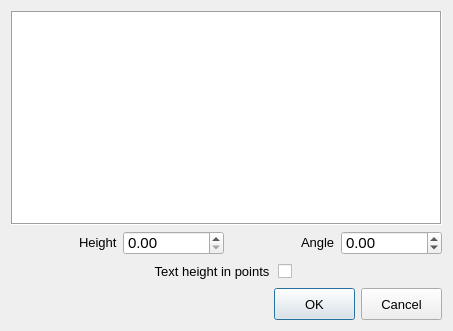
<?xml version="1.0" encoding="UTF-8"?>
<ui version="4.0">
 <class>TextInsert_Dialog</class>
 <widget class="QDialog" name="TextInsert_Dialog">
  <property name="geometry">
   <rect>
    <x>0</x>
    <y>0</y>
    <width>453</width>
    <height>331</height>
   </rect>
  </property>
  <property name="sizePolicy">
   <sizepolicy hsizetype="Preferred" vsizetype="Preferred">
    <horstretch>0</horstretch>
    <verstretch>0</verstretch>
   </sizepolicy>
  </property>
  <property name="minimumSize">
   <size>
    <width>453</width>
    <height>331</height>
   </size>
  </property>
  <property name="windowTitle">
   <string>Insert Text</string>
  </property>
  <layout class="QVBoxLayout" name="verticalLayout">
   <item>
    <widget class="QTextEdit" name="_100">
     <property name="font">
      <font>
       <pointsize>10</pointsize>
      </font>
     </property>
     <property name="autoFillBackground">
      <bool>false</bool>
     </property>
     <property name="frameShape">
      <enum>QFrame::Box</enum>
     </property>
     <property name="frameShadow">
      <enum>QFrame::Sunken</enum>
     </property>
     <property name="autoFormatting">
      <set>QTextEdit::AutoNone</set>
     </property>
     <property name="tabChangesFocus">
      <bool>true</bool>
     </property>
     <property name="lineWrapMode">
      <enum>QTextEdit::NoWrap</enum>
     </property>
     <property name="acceptRichText">
      <bool>true</bool>
     </property>
     <property name="textInteractionFlags">
      <set>Qt::TextEditorInteraction</set>
     </property>
    </widget>
   </item>
   <item>
    <layout class="QHBoxLayout" name="horizontalLayout">
     <item alignment="Qt::AlignRight">
      <widget class="QLabel" name="label_4">
       <property name="sizePolicy">
        <sizepolicy hsizetype="Fixed" vsizetype="Fixed">
         <horstretch>0</horstretch>
         <verstretch>0</verstretch>
        </sizepolicy>
       </property>
       <property name="font">
        <font>
         <pointsize>10</pointsize>
        </font>
       </property>
       <property name="text">
        <string>Height</string>
       </property>
       <property name="alignment">
        <set>Qt::AlignLeading|Qt::AlignLeft|Qt::AlignVCenter</set>
       </property>
      </widget>
     </item>
     <item>
      <widget class="RCDoubleSpinBox" name="_101">
       <property name="sizePolicy">
        <sizepolicy hsizetype="Fixed" vsizetype="Fixed">
         <horstretch>0</horstretch>
         <verstretch>0</verstretch>
        </sizepolicy>
       </property>
       <property name="minimumSize">
        <size>
         <width>101</width>
         <height>24</height>
        </size>
       </property>
       <property name="maximumSize">
        <size>
         <width>101</width>
         <height>24</height>
        </size>
       </property>
       <property name="font">
        <font>
         <family>Arial</family>
         <pointsize>11</pointsize>
        </font>
       </property>
       <property name="maximum">
        <double>100000000.000000000000000</double>
       </property>
      </widget>
     </item>
     <item alignment="Qt::AlignRight">
      <widget class="QLabel" name="label_102">
       <property name="sizePolicy">
        <sizepolicy hsizetype="Fixed" vsizetype="Fixed">
         <horstretch>0</horstretch>
         <verstretch>0</verstretch>
        </sizepolicy>
       </property>
       <property name="font">
        <font>
         <pointsize>10</pointsize>
        </font>
       </property>
       <property name="text">
        <string>Angle</string>
       </property>
       <property name="alignment">
        <set>Qt::AlignLeading|Qt::AlignLeft|Qt::AlignVCenter</set>
       </property>
      </widget>
     </item>
     <item>
      <widget class="RCDoubleSpinBox" name="_102">
       <property name="sizePolicy">
        <sizepolicy hsizetype="Fixed" vsizetype="Fixed">
         <horstretch>0</horstretch>
         <verstretch>0</verstretch>
        </sizepolicy>
       </property>
       <property name="minimumSize">
        <size>
         <width>101</width>
         <height>24</height>
        </size>
       </property>
       <property name="maximumSize">
        <size>
         <width>101</width>
         <height>24</height>
        </size>
       </property>
       <property name="font">
        <font>
         <family>Arial</family>
         <pointsize>11</pointsize>
        </font>
       </property>
       <property name="wrapping">
        <bool>true</bool>
       </property>
       <property name="minimum">
        <double>0.000000000000000</double>
       </property>
       <property name="maximum">
        <double>360.000000000000000</double>
       </property>
      </widget>
     </item>
    </layout>
   </item>
   <item>
    <layout class="QHBoxLayout" name="horizontalLayout_2">
     <item>
      <spacer name="horizontalSpacer">
       <property name="orientation">
        <enum>Qt::Horizontal</enum>
       </property>
       <property name="sizeHint" stdset="0">
        <size>
         <width>40</width>
         <height>20</height>
        </size>
       </property>
      </spacer>
     </item>
     <item>
      <widget class="QCheckBox" name="_103">
       <property name="enabled">
        <bool>true</bool>
       </property>
       <property name="font">
        <font>
         <pointsize>10</pointsize>
        </font>
       </property>
       <property name="layoutDirection">
        <enum>Qt::RightToLeft</enum>
       </property>
       <property name="text">
        <string>Text height in points </string>
       </property>
       <property name="checkable">
        <bool>true</bool>
       </property>
       <property name="checked">
        <bool>false</bool>
       </property>
       <property name="tristate">
        <bool>false</bool>
       </property>
      </widget>
     </item>
     <item>
      <spacer name="horizontalSpacer_2">
       <property name="orientation">
        <enum>Qt::Horizontal</enum>
       </property>
       <property name="sizeType">
        <enum>QSizePolicy::Expanding</enum>
       </property>
       <property name="sizeHint" stdset="0">
        <size>
         <width>150</width>
         <height>20</height>
        </size>
       </property>
      </spacer>
     </item>
    </layout>
   </item>
   <item>
    <layout class="QHBoxLayout" name="horizontalLayout_3">
     <item>
      <spacer name="horizontalSpacer_3">
       <property name="orientation">
        <enum>Qt::Horizontal</enum>
       </property>
       <property name="sizeHint" stdset="0">
        <size>
         <width>40</width>
         <height>20</height>
        </size>
       </property>
      </spacer>
     </item>
     <item>
      <widget class="QPushButton" name="_1">
       <property name="minimumSize">
        <size>
         <width>81</width>
         <height>32</height>
        </size>
       </property>
       <property name="maximumSize">
        <size>
         <width>81</width>
         <height>32</height>
        </size>
       </property>
       <property name="font">
        <font>
         <pointsize>10</pointsize>
        </font>
       </property>
       <property name="text">
        <string>OK</string>
       </property>
       <property name="default">
        <bool>true</bool>
       </property>
      </widget>
     </item>
     <item>
      <widget class="QPushButton" name="_2">
       <property name="minimumSize">
        <size>
         <width>81</width>
         <height>32</height>
        </size>
       </property>
       <property name="maximumSize">
        <size>
         <width>81</width>
         <height>32</height>
        </size>
       </property>
       <property name="font">
        <font>
         <pointsize>10</pointsize>
        </font>
       </property>
       <property name="text">
        <string>Cancel</string>
       </property>
      </widget>
     </item>
    </layout>
   </item>
  </layout>
 </widget>
 <customwidgets>
  <customwidget>
   <class>RCDoubleSpinBox</class>
   <extends>QDoubleSpinBox</extends>
   <header>../RealCADQt/source/rcdoublespinbox.h</header>
  </customwidget>
 </customwidgets>
 <tabstops>
  <tabstop>_100</tabstop>
  <tabstop>_101</tabstop>
  <tabstop>_102</tabstop>
  <tabstop>_103</tabstop>
  <tabstop>_1</tabstop>
  <tabstop>_2</tabstop>
 </tabstops>
 <resources/>
 <connections/>
</ui>
